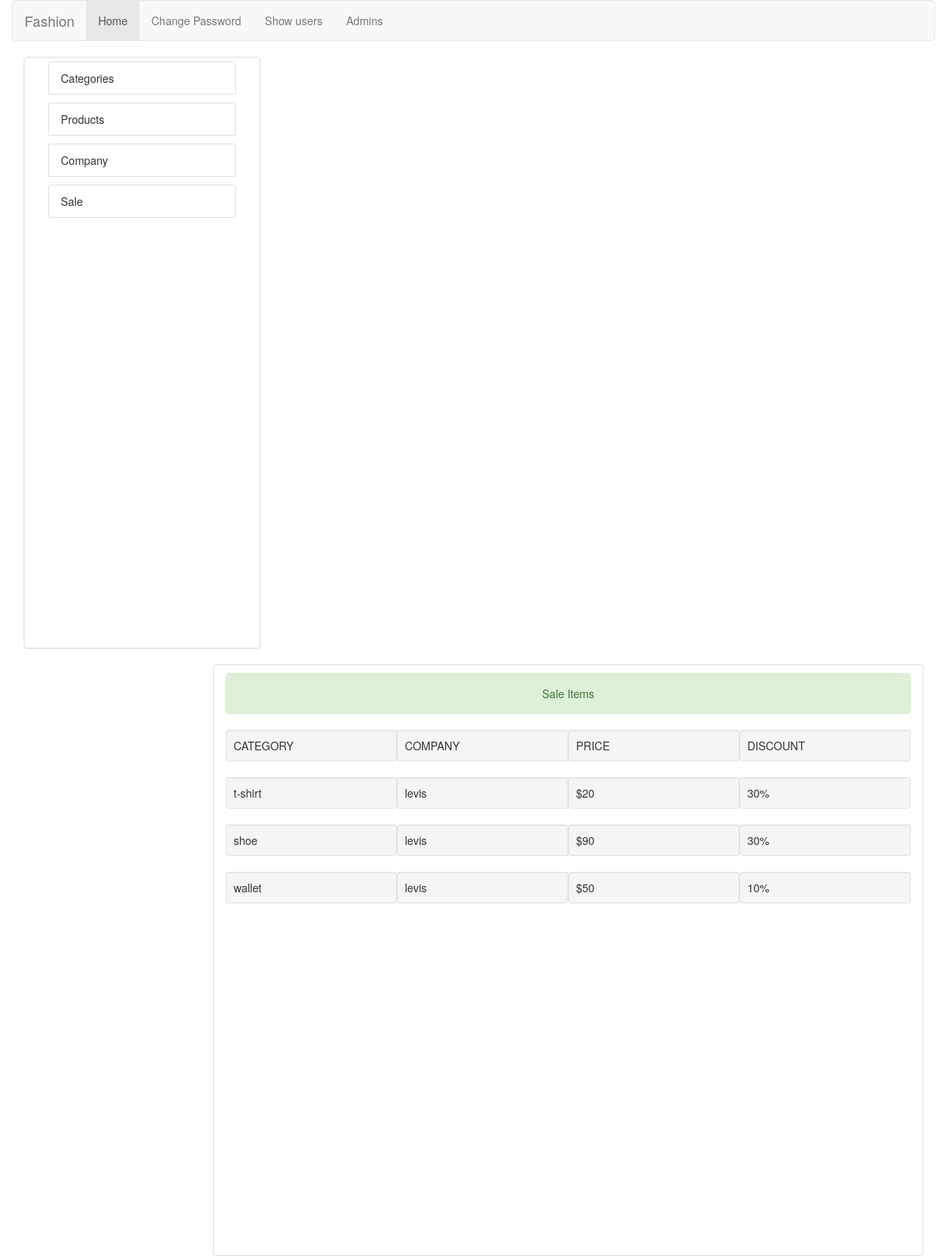
Page /sale_show.php on the committed database.
### tables this page shows
CREATE TABLE `product` (
  `id` int(11) NOT NULL,
  `gender` varchar(20) NOT NULL,
  `category` varchar(250) NOT NULL,
  `company` varchar(250) NOT NULL,
  `title` varchar(300) NOT NULL,
  `details` varchar(600) NOT NULL,
  `image` varchar(500) NOT NULL,
  `price` decimal(11,0) NOT NULL,
  `sale` varchar(20) NOT NULL,
  `percent` int(11) NOT NULL
);

### function.php (called while the page is built, shortened)
<?php
$connect = new mysqli(DB_HOST,DB_USER,DB_PASS,DB_NAME);
	function select_fun($query){
		global $connect;
		return $result =$connect->query($query);
	}
?>

### sale_show.php (the view)
<?php include("function.php"); ?>
<?php include("admin_header.php"); ?>
<?php include("admin_aside.php");?>
    <div class="pull-right col-sm-7">
    <div class="alert alert-success text-center" style="margin-top: 10px;">
    <p>Sale Items</p>
    </div>
    <div class="row center-block">
     <p class="well well-sm col-sm-3">CATEGORY</p>
     <p class="well well-sm col-sm-3">COMPANY</p>
     <p class="well well-sm col-sm-3">PRICE</p>
     <p class="well well-sm col-sm-3">DISCOUNT</p>
    </div>
      <?php
      $query = "SELECT * FROM product WHERE sale = 'on'";
        $result = select_fun($query);
        while($row_ss= $result->fetch_assoc()){
       ?>
       <div class="row center-block">
        <p class="well well-sm col-sm-3"><?php echo $row_ss['category']; ?></p>
        <p class="well well-sm col-sm-3"><?php echo $row_ss['company']; ?></p>
        <p class="well well-sm col-sm-3">$<?php echo $row_ss['price']; ?></p>
        <p class="well well-sm col-sm-3"><?php echo $row_ss['percent']; ?>%</p>
       </div>
       <?php } ?>
  </div>
</div>
<?php include("admin_footer.php");?>

### admin.css (style rules this page uses)
body { background-image: url("img/background.png"); }
.pull-right { min-width: 900px; max-width: 1200px; height: 750px; border:1px solid #DFDFDF; border-radius: 3px; background-color: #FFFFFF; }

### rows in the picture
product: category "t-shirt", company "levis", price "20", percent "30"
product: category "shoe", company "levis", price "90", percent "30"
product: category "wallet", company "levis", price "50", percent "10"
